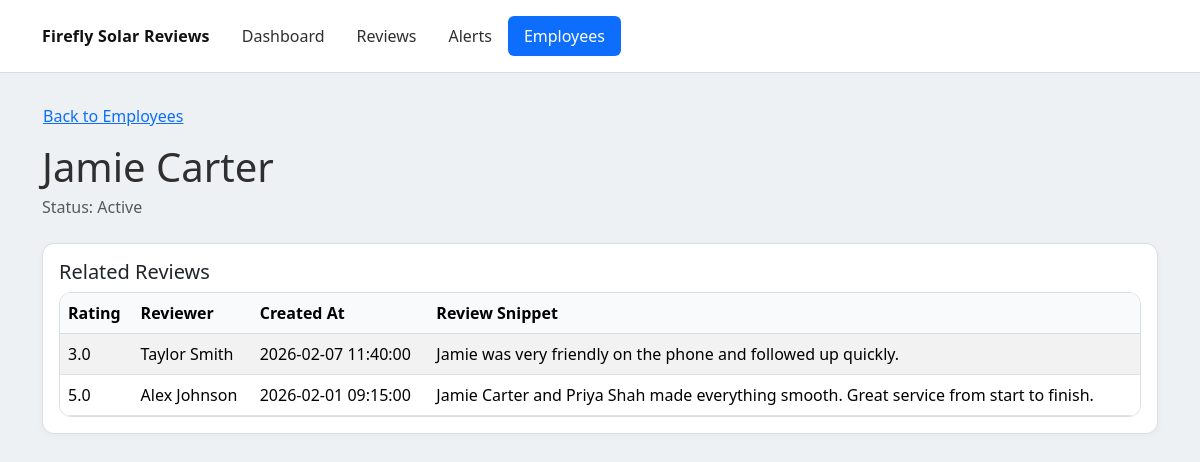
Screenshot of /employees/1 with the database file from the repository.
### app/models.py (models this page shows)
class Employee(Base):
    __tablename__ = "employees"
    id: Mapped[int] = mapped_column(Integer, primary_key=True, index=True)
    location_id: Mapped[int] = mapped_column(ForeignKey("locations.id"), nullable=False, index=True)
    full_name: Mapped[str] = mapped_column(String(255), nullable=False)
    is_active: Mapped[bool] = mapped_column(Boolean, default=True, nullable=False)
    created_at: Mapped[datetime] = mapped_column(DateTime, default=datetime.utcnow, nullable=False)

class Review(Base):
    __tablename__ = "reviews"
    id: Mapped[int] = mapped_column(Integer, primary_key=True, index=True)
    location_id: Mapped[int] = mapped_column(ForeignKey("locations.id"), nullable=False, index=True)
    google_review_id: Mapped[str] = mapped_column(String(255), unique=True, nullable=False)
    reviewer_name: Mapped[str] = mapped_column(String(255), nullable=False)
    rating: Mapped[float] = mapped_column(Float, nullable=False)
    review_text: Mapped[str] = mapped_column(Text, nullable=False)
    review_date: Mapped[datetime] = mapped_column(DateTime, nullable=False)
    created_at: Mapped[datetime] = mapped_column(DateTime, default=datetime.utcnow, nullable=False)

### app/main.py (the view)
@app.get("/employees/{employee_id}", response_class=HTMLResponse)
def employee_detail_page(request: Request, employee_id: int) -> HTMLResponse:
    db: Session = SessionLocal()
    try:
        employee = db.query(models.Employee).filter(models.Employee.id == employee_id).first()
        if employee is None:
            return HTMLResponse(status_code=404, content="Employee not found")
        review_rows = (
            db.query(models.Review)
            .join(models.EmployeeMention, models.EmployeeMention.review_id == models.Review.id)
            .filter(models.EmployeeMention.employee_id == employee_id)
            .filter(models.EmployeeMention.ambiguity_flag.is_(False))
            .order_by(models.Review.created_at.desc())
            .all()
        )
        reviews = []
        for review in review_rows:
            snippet = review.review_text[:180] if review.review_text else ""
            if review.review_text and len(review.review_text) > 180:
                snippet += "..."
            reviews.append(
                {
                    "rating": review.rating,
                    "reviewer_name": review.reviewer_name,
                    "created_at": review.created_at,
                    "snippet": snippet,
                }
            )
        return templates.TemplateResponse(
            request=request,
            name="employee_detail.html",
            context={
                "title": employee.full_name,
                "employee": employee,
                "reviews": reviews,
            },
        )
    finally:
        db.close()

### app/templates/employee_detail.html (shortened to what this page needs)
<!doctype html>
<html lang="en">
  <head>
    <link
      href="https://cdn.jsdelivr.net/npm/bootstrap@5.3.3/dist/css/bootstrap.min.css"
      rel="stylesheet"
    />
    <link href="/static/app.css" rel="stylesheet" />
  </head>
  <body>
    <header class="app-header mb-4">
      <div class="container py-3 d-flex flex-wrap align-items-center gap-3">
        <a href="/" class="brand">Firefly Solar Reviews</a>
        <nav class="nav nav-pills">
          <a class="nav-link {% if request.url.path == '/dashboard' %}active{% endif %}" href="/dashboard">Dashboard</a>
          <a class="nav-link {% if request.url.path == '/reviews' %}active{% endif %}" href="/reviews">Reviews</a>
          <a class="nav-link {% if request.url.path == '/alerts' %}active{% endif %}" href="/alerts">Alerts</a>
          <a class="nav-link {% if request.url.path.startswith('/employees') %}active{% endif %}" href="/employees">Employees</a>
        </nav>
      </div>
    </header>
    <div class="container pb-4">
      <a href="/employees" class="btn btn-link ps-0 mb-2">Back to Employees</a>
      <h1 class="mb-1">{{ employee.full_name }}</h1>
      <p class="text-muted mb-4">Status: {{ "Active" if employee.is_active else "Inactive" }}</p>
      <div class="card">
        <div class="card-body">
          <h5 class="card-title">Related Reviews</h5>
          <div class="table-wrap">
            <table class="table table-striped">
              <thead>
                <tr>
                  <th>Rating</th>
                  <th>Reviewer</th>
                  <th>Created At</th>
                  <th>Review Snippet</th>
                </tr>
              </thead>
              <tbody>
                {% for review in reviews %}
                <tr>
                  <td>{{ review.rating }}</td>
                  <td>{{ review.reviewer_name }}</td>
                  <td>{{ review.created_at.strftime("%Y-%m-%d %H:%M:%S") if review.created_at else "" }}</td>
                  <td>{{ review.snippet }}</td>
                </tr>
                {% endfor %}
              </tbody>
            </table>
          </div>
        </div>
      </div>
    </div>
  </body>
</html>

### app/static/app.css (style rules this page uses)
:root { --firefly-orange: #F74211; --firefly-black: #111111; --firefly-white: #ffffff; --firefly-dark-grey: #2f2f2f; --firefly-light-grey: #eef1f4; --firefly-border: #d9dee5; }
body { background: var(--firefly-light-grey); color: var(--firefly-dark-grey); }
.app-header { background: var(--firefly-white); border-bottom: 1px solid var(--firefly-border); }
.brand { color: var(--firefly-black); font-weight: 700; letter-spacing: 0.2px; text-decoration: none; }
.nav-link { color: var(--firefly-dark-grey); border-radius: 8px; }
.nav-link.active { color: var(--firefly-white); background: var(--firefly-orange); }
.card { border: 1px solid var(--firefly-border); border-radius: 12px; box-shadow: 0 2px 8px rgba(0, 0, 0, 0.03); }
.table-wrap { border: 1px solid var(--firefly-border); border-radius: 12px; overflow: hidden; }
.table { margin-bottom: 0; }
.table thead th { background: #f8fafc; border-bottom: 1px solid var(--firefly-border); }
a { color: var(--firefly-orange); }

### rows the page displays
Employee: full_name "Jamie Carter", is_active "Active"
Review: rating "3.0", reviewer_name "Taylor Smith", created_at "2026-02-07 11:40:00", snippet "Jamie was very friendly on the phone and followed up quickly."
Review: rating "5.0", reviewer_name "Alex Johnson", created_at "2026-02-01 09:15:00", snippet "Jamie Carter and Priya Shah made everything smooth. Great service from start to finish."
